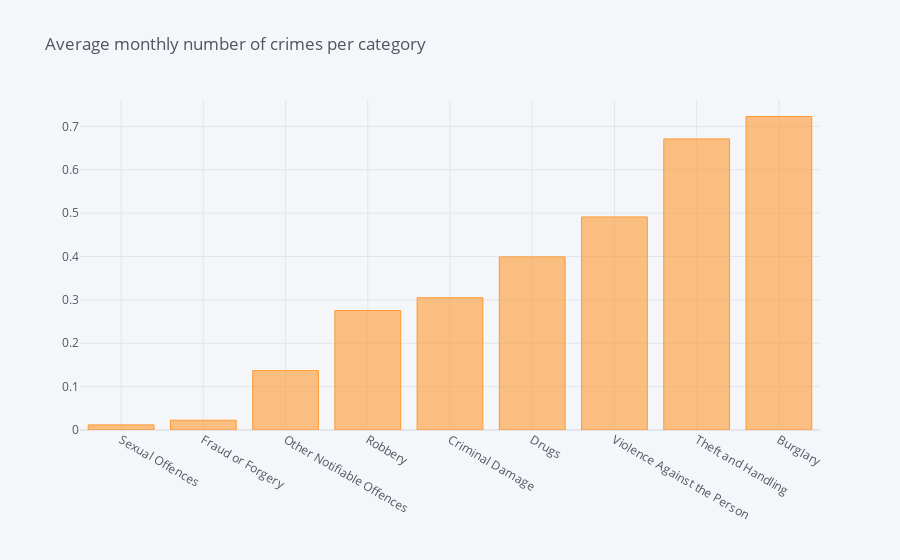

Here is the notebook cell this chart was saved with:
### Code cell
df.groupby('major_category').mean()[['value']].sort_values('value').iplot(kind='bar', title="Average monthly number of crimes per category")

### Figure 1 — Plotly figure (JSON) as saved in the notebook; plotly's stock layout.template omitted (floating-point values rounded to 4 significant figures)
{"data": [{"marker": {"color": "rgba(255, 153, 51, 0.6)", "line": {"color": "rgba(255, 153, 51, 1.0)", "width": 1}}, "name": "value", "orientation": "v", "text": "", "type": "bar", "x": ["Sexual Offences", "Fraud or Forgery", "Other Notifiable Offences", "Robbery", "Criminal Damage", "Drugs", "Violence Against the Person", "Theft and Handling", "Burglary"], "y": [0.01178, 0.02251, 0.137, 0.2756, 0.3049, 0.3991, 0.4912, 0.6711, 0.7228]}], "layout": {"legend": {"bgcolor": "#F5F6F9", "font": {"color": "#4D5663"}}, "paper_bgcolor": "#F5F6F9", "plot_bgcolor": "#F5F6F9", "title": {"font": {"color": "#4D5663"}, "text": "Average monthly number of crimes per category"}, "xaxis": {"gridcolor": "#E1E5ED", "showgrid": true, "tickfont": {"color": "#4D5663"}, "title": {"font": {"color": "#4D5663"}, "text": ""}, "zerolinecolor": "#E1E5ED"}, "yaxis": {"gridcolor": "#E1E5ED", "showgrid": true, "tickfont": {"color": "#4D5663"}, "title": {"font": {"color": "#4D5663"}, "text": ""}, "zerolinecolor": "#E1E5ED"}}}
